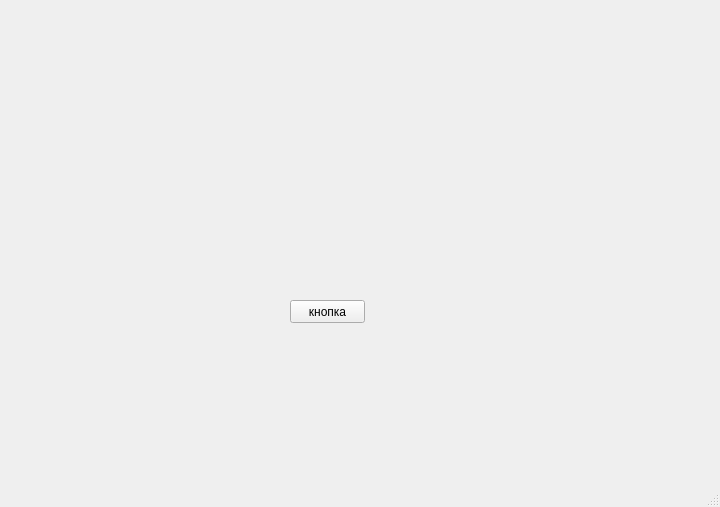
<?xml version="1.0" encoding="UTF-8"?>
<ui version="4.0">
 <class>MainWindow</class>
 <widget class="QMainWindow" name="MainWindow">
  <property name="geometry">
   <rect>
    <x>0</x>
    <y>0</y>
    <width>720</width>
    <height>507</height>
   </rect>
  </property>
  <property name="windowTitle">
   <string>MainWindow</string>
  </property>
  <widget class="QWidget" name="centralwidget">
   <widget class="QPushButton" name="pushButton">
    <property name="geometry">
     <rect>
      <x>290</x>
      <y>300</y>
      <width>75</width>
      <height>23</height>
     </rect>
    </property>
    <property name="text">
     <string>кнопка</string>
    </property>
   </widget>
  </widget>
  <widget class="QMenuBar" name="menubar">
   <property name="geometry">
    <rect>
     <x>0</x>
     <y>0</y>
     <width>720</width>
     <height>21</height>
    </rect>
   </property>
  </widget>
  <widget class="QStatusBar" name="statusbar"/>
 </widget>
 <resources/>
 <connections/>
</ui>
